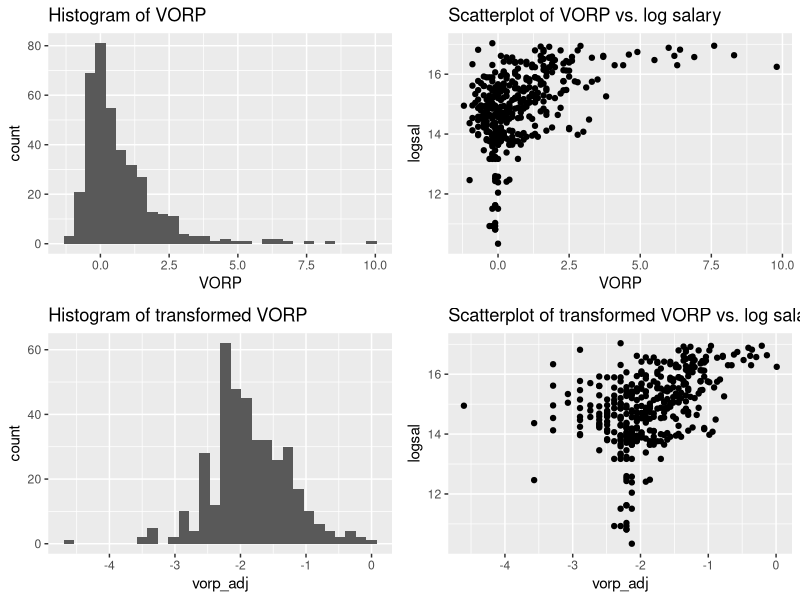
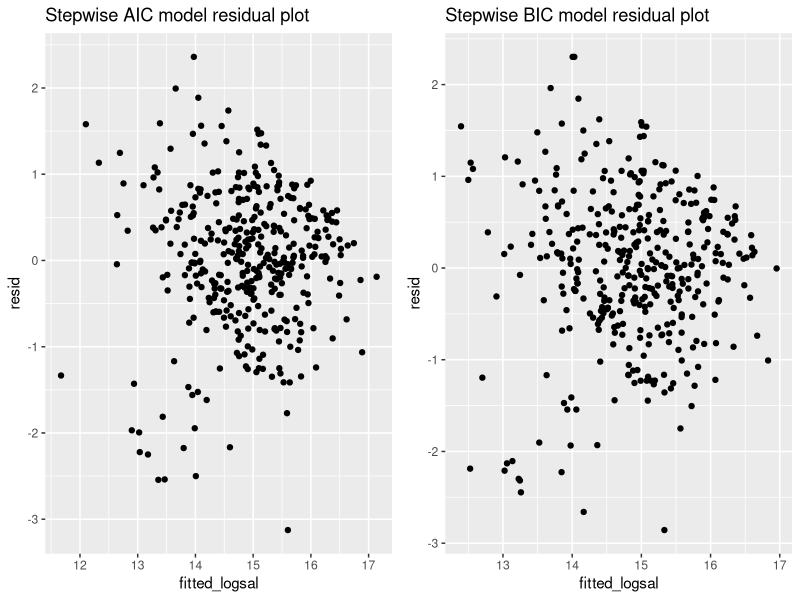
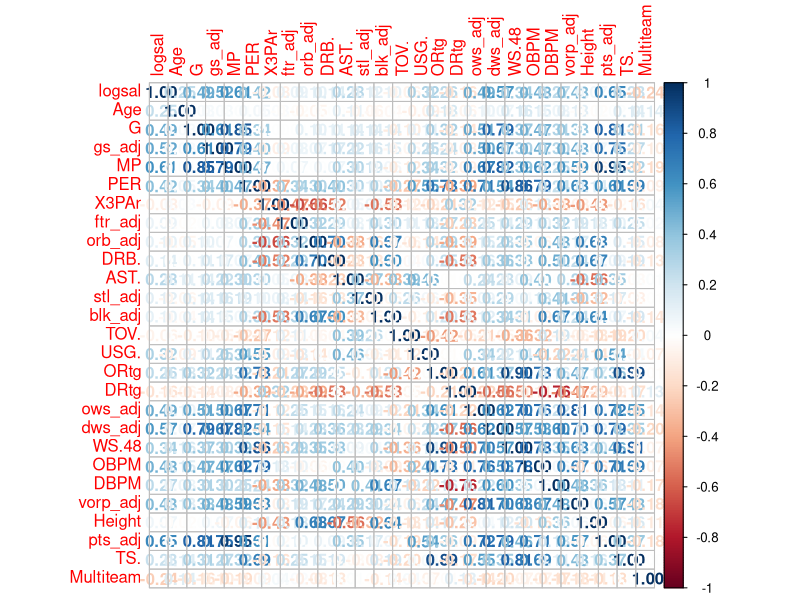
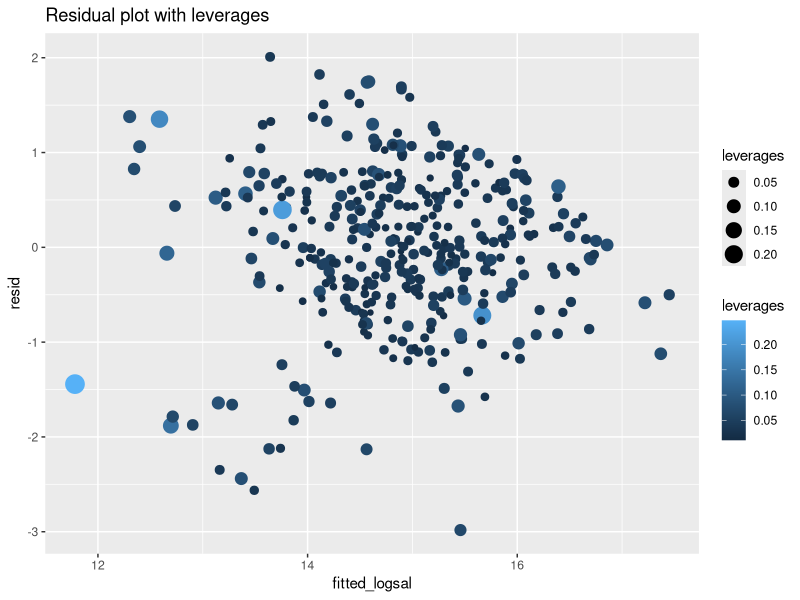
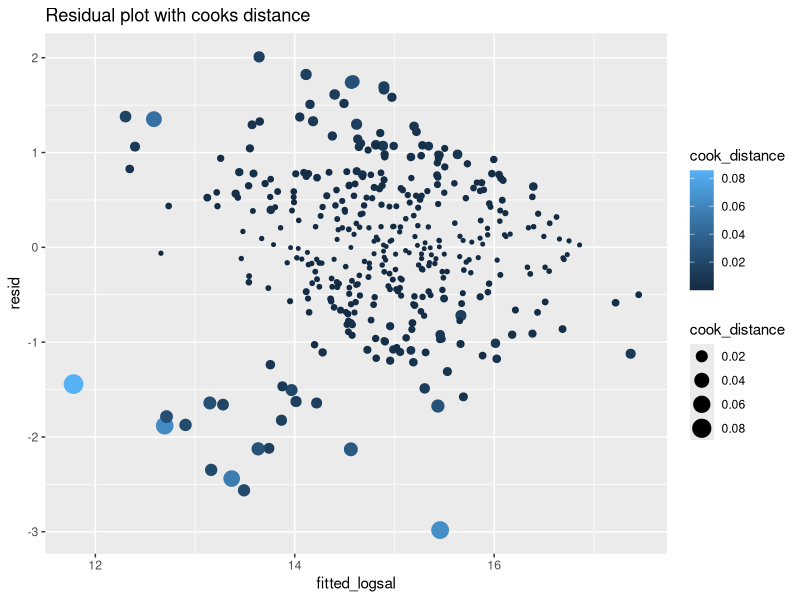
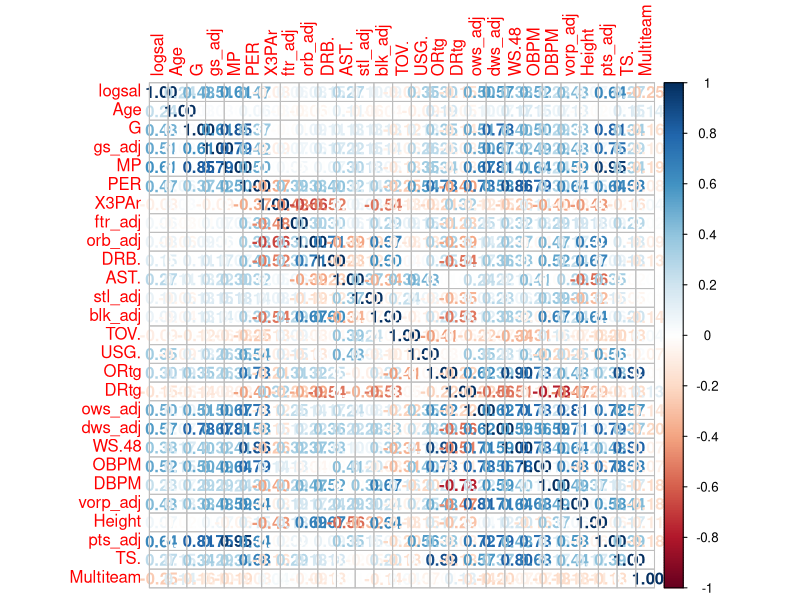
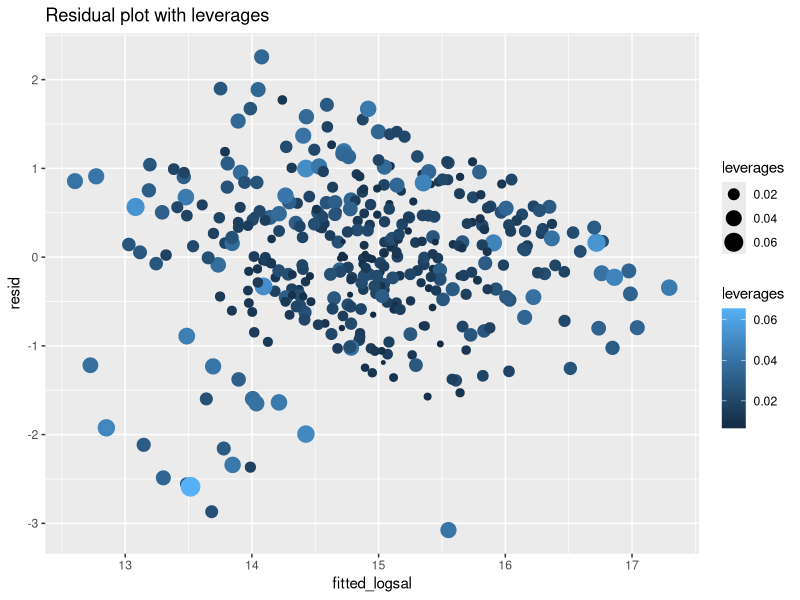
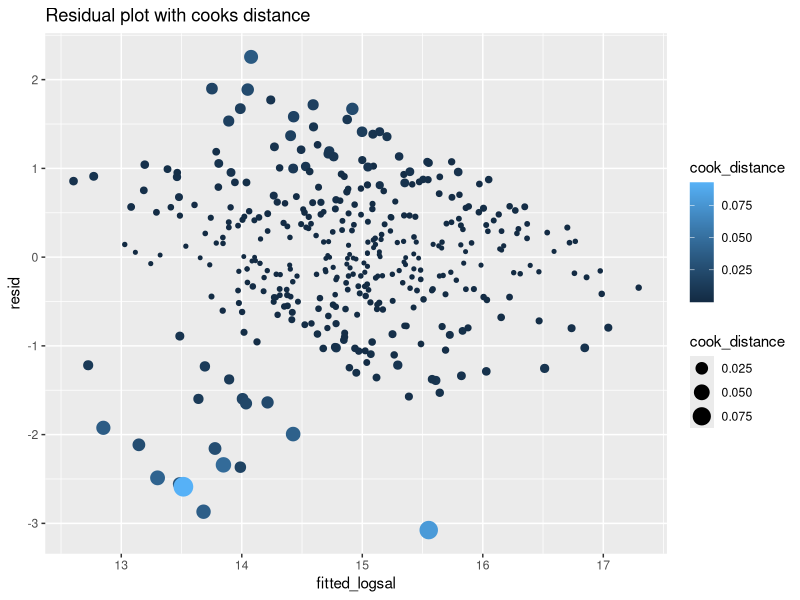

Write the R code that produced these figures, in order.
## ---- chunk 1
knitr::opts_chunk$set(echo = TRUE)
knitr::opts_chunk$set(tidy.opts=list(width.cutoff=70),tidy=TRUE)

library(tidyverse)
library(leaps)
library(MASS)
library(ggplot2)
library(gridExtra)
library(car)
library(corrplot)


## ---- chunk 2
datax = read.csv("data/PlayerData.csv")
data <- read_csv("data/PlayerData.csv")

data_regressors <- data %>% mutate(logsal = log(SALARY)) %>% dplyr::select(logsal, Age, G, GS, gs_adj, MP, PER, X3PAr, FTr, ftr_adj, ORB., orb_adj, DRB., TRB., AST., STL., stl_adj, BLK., blk_adj, TOV., USG., ORtg, DRtg, OWS, ows_adj, DWS, dws_adj, WS.48, OBPM, DBPM, VORP, vorp_adj, Pos, Height, PTS, pts_adj, TS., International, Conference)

vorp_hist = data_regressors %>% ggplot(aes(x=VORP)) + geom_histogram() + ggtitle("Histogram of VORP")
vorp_scatter = data_regressors %>% ggplot(aes(x=VORP)) + geom_point(aes(y=logsal)) + ggtitle("Scatterplot of VORP vs. log salary")
adj_vorp_hist = data_regressors %>% ggplot(aes(x=vorp_adj)) + geom_histogram() + ggtitle("Histogram of transformed VORP")
adj_vorp_scatter = data_regressors %>% ggplot(aes(x=vorp_adj)) + geom_point(aes(y=logsal)) + ggtitle("Scatterplot of transformed VORP vs. log salary")
grid.arrange(vorp_hist, vorp_scatter, adj_vorp_hist, adj_vorp_scatter, nrow = 2)
n_predictors = ncol(data_regressors) - 1

## ---- chunk 3

#all_models = regsubsets(SALARY ~ ., force.in = 1, data = data_regressors, nbest = max(choose(n_predictors, 0:n_predictors)), really.big = T, nvmax = 13)
null = lm(logsal ~ 1, data = data_regressors)
full = lm(logsal ~ ., data = data_regressors)
summary(full)

## ---- chunk 4
bic = log(nrow(data_regressors))
stepbic_model <- stepAIC(object = null, scope = list(lower = null, upper = full),
direction = "both", k = bic)
stepaic_model <- stepAIC(object = null, scope = list(lower = null, upper = full),
direction = "both", k = 2)
## ---- chunk 5
pos_box = data %>% ggplot(aes(x = Pos, y = log(SALARY))) + geom_boxplot()
## ---- chunk 6
stepaic_resid_plot <- data.frame(resid=stepaic_model$residuals, fitted_logsal=stepaic_model$fitted.values) %>%  ggplot(aes(x=fitted_logsal, y=resid)) + geom_point() + ggtitle("Stepwise AIC model residual plot")
stepbic_resid_plot <- data.frame(resid=stepbic_model$residuals , fitted_logsal=stepbic_model$fitted.values) %>%  ggplot(aes(x=fitted_logsal, y=resid)) + geom_point() + ggtitle("Stepwise BIC model residual plot")

grid.arrange(stepaic_resid_plot, stepbic_resid_plot, nrow = 1)
## ---- chunk 7
corrs = cor(data[sapply(data, is.numeric)])
max_corr = 0.9
for (ind in which(abs(corrs) > max_corr & corrs < 1)){
  k <- arrayInd(ind, dim(corrs))
  var1 <- rownames(corrs)[k[,1]]
  var2 <- colnames(corrs)[k[,2]]
  cat(var1, ", ", var2, ": ", corrs[ind], "\n", sep="")
}
vif(full)
## ---- chunk 8
data_trimmed <- data %>% mutate(logsal = log(SALARY)) %>% dplyr::select(logsal, Age, G, gs_adj, MP, PER, X3PAr, ftr_adj, orb_adj, DRB., AST., stl_adj, blk_adj, TOV., USG., ORtg, DRtg, ows_adj, dws_adj, WS.48, OBPM, DBPM, vorp_adj, Pos_cat, Height, pts_adj, TS., International, Multiteam)
trimmed_null = lm(logsal ~ 1, data = data_trimmed)
trimmed_full = lm(logsal ~ ., data = data_trimmed)
vif(trimmed_full)
corrplot(cor(data_trimmed[sapply(data_trimmed, is.numeric)]), method="number")
summary(trimmed_full)
trimmed_aic <- stepAIC(object = trimmed_null, scope = list(lower = trimmed_null, upper = trimmed_full),
direction = "both", k = 2)
## ---- chunk 9
trimmed_resid_plot <- data.frame(resid=trimmed_aic$residuals , fitted_logsal=trimmed_aic$fitted.values) %>%  ggplot(aes(x=fitted_logsal, y=resid)) + geom_point() + ggtitle("Stepwise AIC model residual plot")

## ---- chunk 10
show_diagnostics <- function(model){
  x = model.matrix(model)
  h = x %*% solve(t(x) %*% x) %*% t(x)
  leverages = diag(h)
  lev_resid_plot <- data.frame(resid=model$residuals , fitted_logsal=model$fitted.values, leverage=leverages) %>%  ggplot(aes(x=fitted_logsal, y=resid)) + geom_point(aes(size=leverages, color=leverages)) + ggtitle("Residual plot with leverages")
  cooks = cooks.distance(model)
  cook_resid_plot <- data.frame(resid=model$residuals , fitted_logsal=model$fitted.values, cook_distance=cooks) %>%  ggplot(aes(x=fitted_logsal, y=resid)) + geom_point(aes(size=cook_distance, color=cook_distance)) + ggtitle("Residual plot with cooks distance")
  print(lev_resid_plot)
  print(cook_resid_plot)
}

show_diagnostics(trimmed_aic)

## ---- chunk 11
test_outlier_meanshift <- function(model, ind){
  p = length(coef(model))
  n = nrow(model.matrix(model))
  ri = rstandard(model)[ind]
  t_stat = ri * sqrt(((n - p - 1) / (n - p - (ri ^ 2))))
  pval = pt(t_stat, n - p - 1)
  return (pval)
}

test_outlier_meanshift(trimmed_aic, which.max(cooks.distance(trimmed_aic)))

## ---- chunk 12
data <- data %>% filter(Player != "Thanasis Antetokounmpo")

data_trimmed <- data %>% mutate(logsal = log(SALARY)) %>% dplyr::select(logsal, Age, G, gs_adj, MP, PER, X3PAr, ftr_adj, orb_adj, DRB., AST., stl_adj, blk_adj, TOV., USG., ORtg, DRtg, ows_adj, dws_adj, WS.48, OBPM, DBPM, vorp_adj, Pos_cat, Height, pts_adj, TS., International, Multiteam)
trimmed_null = lm(logsal ~ 1, data = data_trimmed)
trimmed_full = lm(logsal ~ ., data = data_trimmed)
vif(trimmed_full)
corrplot(cor(data_trimmed[sapply(data_trimmed, is.numeric)]), method="number")
summary(trimmed_full)
trimmed_aic <- stepAIC(object = trimmed_null, scope = list(lower = trimmed_null, upper = trimmed_full),
direction = "both", k = 2)
show_diagnostics(trimmed_aic)
